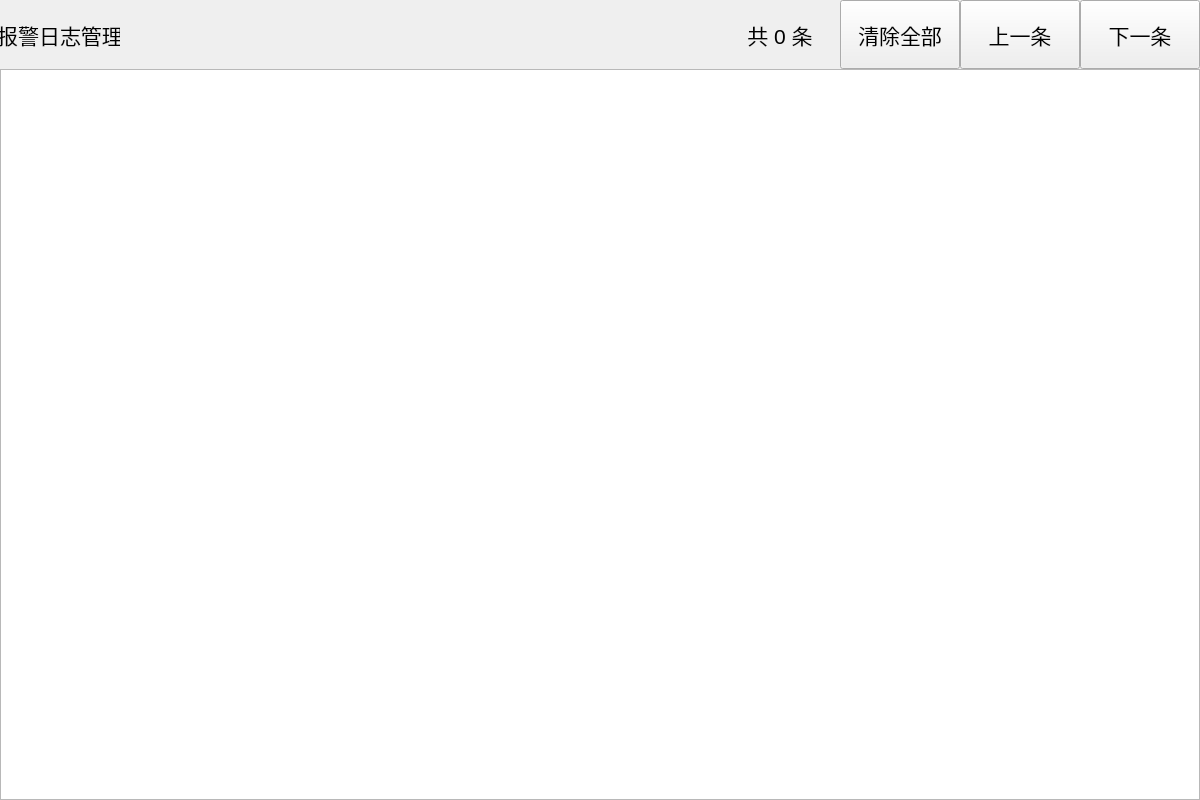
<?xml version="1.0" encoding="UTF-8"?>
<ui version="4.0">
 <class>ErrorListViewClass</class>
 <widget class="QWidget" name="ErrorListViewClass">
  <property name="geometry">
   <rect>
    <x>0</x>
    <y>0</y>
    <width>1200</width>
    <height>800</height>
   </rect>
  </property>
  <property name="windowTitle">
   <string>ErrorListView</string>
  </property>
  <layout class="QVBoxLayout" name="verticalLayout">
   <property name="spacing">
    <number>0</number>
   </property>
   <property name="leftMargin">
    <number>0</number>
   </property>
   <property name="topMargin">
    <number>0</number>
   </property>
   <property name="rightMargin">
    <number>0</number>
   </property>
   <property name="bottomMargin">
    <number>0</number>
   </property>
   <item>
    <layout class="QHBoxLayout" name="header_layout">
     <item>
      <widget class="PsLabel" name="title_label_">
       <property name="minimumSize">
        <size>
         <width>120</width>
         <height>69</height>
        </size>
       </property>
       <property name="maximumSize">
        <size>
         <width>120</width>
         <height>69</height>
        </size>
       </property>
       <property name="font">
        <font>
         <pointsize>16</pointsize>
         <bold>false</bold>
        </font>
       </property>
       <property name="text">
        <string>报警日志管理</string>
       </property>
       <property name="alignment">
        <set>Qt::AlignmentFlag::AlignCenter</set>
       </property>
      </widget>
     </item>
     <item>
      <spacer name="header_spacer">
       <property name="orientation">
        <enum>Qt::Orientation::Horizontal</enum>
       </property>
       <property name="sizeHint" stdset="0">
        <size>
         <width>40</width>
         <height>20</height>
        </size>
       </property>
      </spacer>
     </item>
     <item>
      <widget class="PsLabel" name="error_count_label_">
       <property name="minimumSize">
        <size>
         <width>120</width>
         <height>69</height>
        </size>
       </property>
       <property name="maximumSize">
        <size>
         <width>200</width>
         <height>69</height>
        </size>
       </property>
       <property name="font">
        <font>
         <pointsize>16</pointsize>
         <bold>false</bold>
        </font>
       </property>
       <property name="text">
        <string>共 0 条</string>
       </property>
       <property name="alignment">
        <set>Qt::AlignmentFlag::AlignCenter</set>
       </property>
      </widget>
     </item>
     <item>
      <widget class="PsButton" name="clear_button_">
       <property name="minimumSize">
        <size>
         <width>120</width>
         <height>69</height>
        </size>
       </property>
       <property name="maximumSize">
        <size>
         <width>160</width>
         <height>69</height>
        </size>
       </property>
       <property name="font">
        <font>
         <pointsize>16</pointsize>
        </font>
       </property>
       <property name="text">
        <string>清除全部</string>
       </property>
      </widget>
     </item>
     <item>
      <widget class="PsButton" name="up_button">
       <property name="minimumSize">
        <size>
         <width>120</width>
         <height>69</height>
        </size>
       </property>
       <property name="maximumSize">
        <size>
         <width>160</width>
         <height>69</height>
        </size>
       </property>
       <property name="font">
        <font>
         <pointsize>16</pointsize>
        </font>
       </property>
       <property name="text">
        <string>上一条</string>
       </property>
      </widget>
     </item>
     <item>
      <widget class="PsButton" name="down_button">
       <property name="minimumSize">
        <size>
         <width>120</width>
         <height>69</height>
        </size>
       </property>
       <property name="maximumSize">
        <size>
         <width>160</width>
         <height>69</height>
        </size>
       </property>
       <property name="font">
        <font>
         <pointsize>16</pointsize>
        </font>
       </property>
       <property name="text">
        <string>下一条</string>
       </property>
      </widget>
     </item>
    </layout>
   </item>
   <item>
    <widget class="PsTableWidget" name="error_table_">
     <property name="sizePolicy">
      <sizepolicy hsizetype="Expanding" vsizetype="Expanding">
       <horstretch>0</horstretch>
       <verstretch>0</verstretch>
      </sizepolicy>
     </property>
    </widget>
   </item>
  </layout>
 </widget>
 <customwidgets>
  <customwidget>
   <class>PsButton</class>
   <extends>QPushButton</extends>
   <header>view/components/ps_button/ps_button.h</header>
  </customwidget>
  <customwidget>
   <class>PsLabel</class>
   <extends>QLabel</extends>
   <header>view/components/ps_label/ps_label.h</header>
  </customwidget>
  <customwidget>
   <class>PsTableWidget</class>
   <extends>QTableWidget</extends>
   <header>view/components/ps_table_widget/ps_table_widget.h</header>
  </customwidget>
 </customwidgets>
 <resources/>
 <connections/>
</ui>
